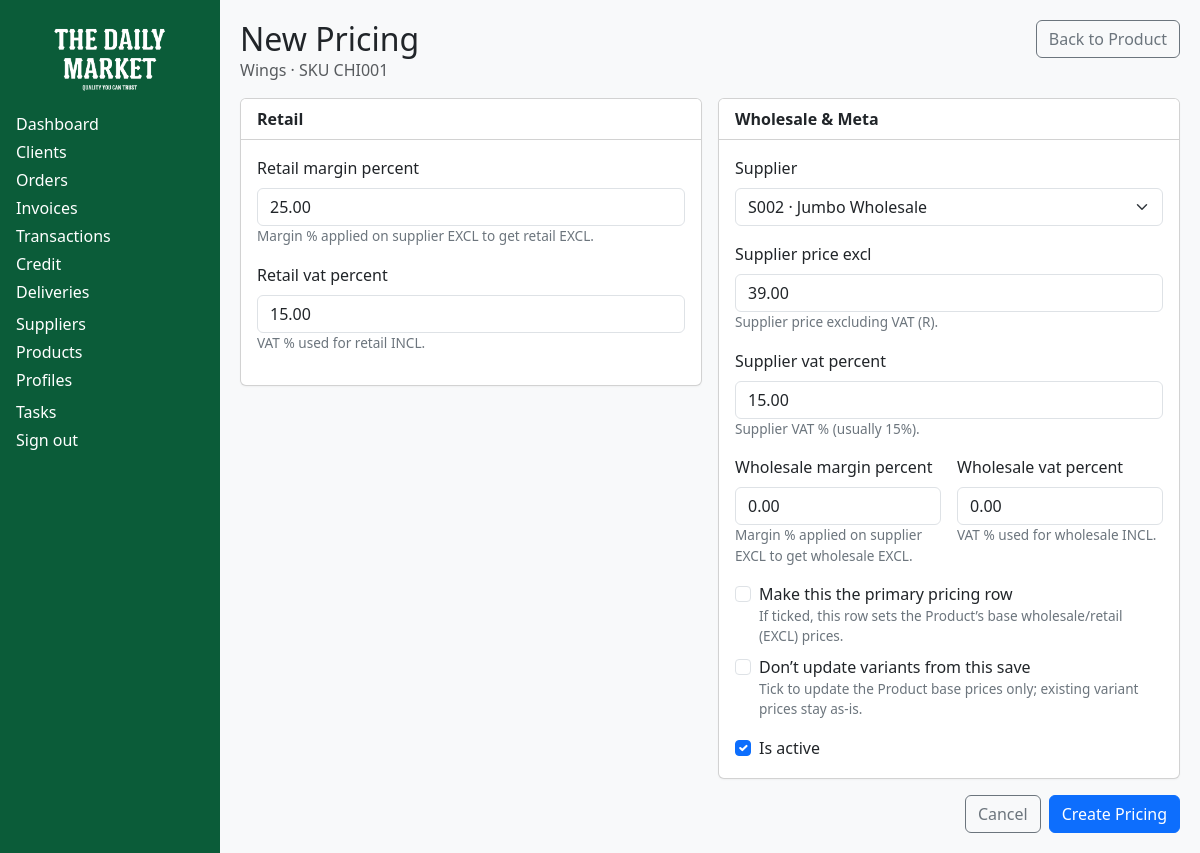
/portal/staff/products/pricing/1/edit/ (signed in), run on the app's committed database.
### products/models.py (models this page shows, shortened)
class Product(models.Model):
    UOM_CHOICES = [
        ("EA", "Each"),
        ("KG", "Kilogram"),
        ("L",  "Litre"),
        ("PK", "Pack"),
        ("BOX","Box"),
    ]
    name = models.CharField(max_length=200)
    category = models.ForeignKey(Category, on_delete=models.PROTECT, related_name="products")
    sku  = models.CharField(max_length=64, blank=True, null=True)
    slug = models.SlugField(max_length=220, blank=True, null=True)
    image = models.ImageField(upload_to="product_images/", blank=True, null=True)
    uom = models.CharField(max_length=8, choices=UOM_CHOICES, default="EA")
    cost_price = models.DecimalField(max_digits=12, decimal_places=2, null=True, blank=True)
    wholesale_price = models.DecimalField(max_digits=12, decimal_places=2, null=True, blank=True)
    retail_price = models.DecimalField(max_digits=12, decimal_places=2, null=True, blank=True)
    retail_margin_pct = models.DecimalField(max_digits=6, decimal_places=2, default=Decimal("15.00"))
    created_at = models.DateTimeField(auto_now_add=True)
    updated_at = models.DateTimeField(auto_now=True)
    class Meta:
        ordering = ["name"]
        indexes = [
            models.Index(fields=["sku"]),
            models.Index(fields=["slug"]),
            models.Index(fields=["category"]),
        ]

class ProductPricing(models.Model):
    product = models.ForeignKey(Product, on_delete=models.CASCADE, related_name="pricing_rows")
    supplier = models.ForeignKey("suppliers.Supplier", on_delete=models.PROTECT, related_name="product_pricing")
    supplier_price_excl = models.DecimalField(
        max_digits=12, decimal_places=2, default=D0,
        validators=[MinValueValidator(D0)],
        help_text="Supplier price excluding VAT (R).",
    )
    supplier_vat_percent = models.DecimalField(
        max_digits=5, decimal_places=2, default=Decimal("15.00"),
        validators=[MinValueValidator(D0), MaxValueValidator(Decimal("100.00"))],
        help_text="Supplier VAT % (usually 15%).",
    )
    wholesale_margin_percent = models.DecimalField(
        max_digits=6, decimal_places=2, default=Decimal("15.00"),
        validators=[MinValueValidator(Decimal("-100.00")), MaxValueValidator(Decimal("1000.00"))],
        help_text="Margin % applied on supplier EXCL to get wholesale EXCL.",
    )
    wholesale_vat_percent = models.DecimalField(
        max_digits=5, decimal_places=2, default=Decimal("15.00"),
        validators=[MinValueValidator(D0), MaxValueValidator(Decimal("100.00"))],
        help_text="VAT % used for wholesale INCL.",
    )
    retail_margin_percent = models.DecimalField(
        max_digits=6, decimal_places=2, default=Decimal("25.00"),
        validators=[MinValueValidator(Decimal("-100.00")), MaxValueValidator(Decimal("1000.00"))],
        help_text="Margin % applied on supplier EXCL to get retail EXCL.",
    )
    retail_vat_percent = models.DecimalField(
        max_digits=5, decimal_places=2, default=Decimal("15.00"),
        validators=[MinValueValidator(D0), MaxValueValidator(Decimal("100.00"))],
        help_text="VAT % used for retail INCL.",
    )
    is_primary = models.BooleanField(
        default=False,
        help_text="If true, this row sets Product wholesale/retail base prices.",
    )
    skip_variant_sync = models.BooleanField(
        default=False,
        help_text="If ticked, updating product prices from this row will NOT push prices to variants for this save.",
    )
    is_active = models.BooleanField(default=True)
    created_at = models.DateTimeField(auto_now_add=True)
    updated_at = models.DateTimeField(auto_now=True)
    class Meta:
        unique_together = (("product", "supplier"),)
        ordering = ["supplier__name"]
        indexes = [
            models.Index(fields=["product", "supplier"]),
            models.Index(fields=["is_active"]),
        ]
        constraints = [
            models.UniqueConstraint(
                fields=["product"],
                condition=Q(is_primary=True),
                name="uniq_primary_pricing_per_product",
            ),
        ]

### products/views.py (the view)
# urls.py: path("pricing/<int:pk>/edit/", views.product_pricing_edit, name="product-pricing-edit"),
@staff_required
@login_required
def product_pricing_edit(request, pk):
    pp = get_object_or_404(ProductPricing, pk=pk)
    product = pp.product
    if request.method == "POST":
        form = ProductPricingForm(request.POST, instance=pp, product=product)
        if form.is_valid():
            form.save()                    # product already set on instance
            messages.success(request, "Pricing updated.")
            return redirect("product-view", product.id)
    else:
        form = ProductPricingForm(instance=pp, product=product)
    return render(request, "products/product_pricing_form.html", {
        "product": product,
        "form": form,
        "mode": "edit",
        "pricing": pp,
    })

### products/views.py (called while the page is built)
def staff_check(user):
    return user.is_authenticated and user.is_staff

### suppliers/models.py (called while the page is built)
    def __str__(self):
        return f"{self.code} · {self.name}"

### products/templates/products/product_pricing_form.html (shortened to what this page needs)
{% load static %}
<!DOCTYPE html>
<html lang="en">
<head>
  <link href="https://cdn.jsdelivr.net/npm/bootstrap@5.3.3/dist/css/bootstrap.min.css" rel="stylesheet"/>
</head>
<body>
  <aside class="sidebar-desktop d-none d-lg-block sidebar-skin">
    <div class="text-center mb-3">
      <img src="{% static 'images/logo.png' %}" alt="Seshibo Daily Market" class="logo-img">
    </div>
    <a href="{% url 'staff-dashboard' %}" class="nav-link {% if request.resolver_match.url_name == 'staff-dashboard' %}active{% endif %}">Dashboard</a>
    <a href="{% url 'staff-clients' %}" class="nav-link {% if request.resolver_match.url_name in 'staff-clients client-view client-edit client-create' %}active{% endif %}">Clients</a>
    <a href="{% url 'staff-orders' %}" class="nav-link {% if request.resolver_match.url_name == 'staff-orders' %}active{% endif %}">Orders</a>
    <a href="{% url 'staff-invoices' %}" class="nav-link {% if request.resolver_match.url_name == 'staff-invoices' %}active{% endif %}">Invoices</a>
    <a href="{% url 'staff-transactions' %}" class="nav-link {% if request.resolver_match.url_name == 'staff-transactions' %}active{% endif %}">Transactions</a>
    <a href="{% url 'staff-credit' %}" class="nav-link {% if request.resolver_match.url_name == 'staff-credit' %}active{% endif %}">Credit</a>
    <div class="mb-2">
      {% with current_name=request.resolver_match.url_name %}
        <a class="nav-link d-flex align-items-center justify-content-between" data-bs-toggle="collapse" href="#deliveriesMenuDesktop" role="button" aria-expanded="{% if current_name == 'warehouse' or current_name == 'delivery' %}true{% else %}false{% endif %}" aria-controls="deliveriesMenuDesktop">
          <span>Deliveries</span>
        </a>
      {% endwith %}
    </div>
    <a href="{% url 'staff-suppliers' %}" class="nav-link {% if request.resolver_match.url_name in 'staff-suppliers supplier-view supplier-edit supplier-create' %}active{% endif %}">Suppliers</a>
    <a href="{% url 'staff-products' %}" class="nav-link {% if request.resolver_match.url_name in 'staff-products product-view product-edit product-create' %}active{% endif %}">Products</a>
    <div class="mb-2">
      {% with current_name=request.resolver_match.url_name %}
        <a class="nav-link d-flex align-items-center justify-content-between" data-bs-toggle="collapse" href="#profilesMenuDesktop" role="button" aria-expanded="{% if current_name == 'my_profile' or current_name == 'staff_profile' or current_name == 'customer_profile' %}true{% else %}false{% endif %}" aria-controls="profilesMenuDesktop">
          <span>Profiles</span>
        </a>
      {% endwith %}
    </div>
    <a href="{% url 'tasks' %}" class="nav-link {% if request.resolver_match.url_name == 'tasks' %}active{% endif %}">Tasks</a>
    <div>
      <form action="{% url 'logout' %}" method="post" class="m-0 p-0">
        <button type="submit" class="nav-link w-100 text-start btn btn-link p-0 text-white">Sign out</button>
      </form>
    </div>
  </aside>
  <main class="content">
    <div class="d-flex justify-content-between align-items-start flex-wrap gap-2">
      <div>
        <h2 class="m-0">New Pricing</h2>
        <div class="text-muted">
          {{ product.name|default:"Product" }}
          {% if product.sku %} · SKU {{ product.sku }}{% endif %}
        </div>
      </div>
      <div class="d-flex gap-2">
        <a href="{% url 'product-view' product.id %}" class="btn btn-outline-secondary">Back to Product</a>
      </div>
    </div>
    <form method="post" class="mt-3">
      <div class="row g-3">
        <div class="col-lg-6">
          <div class="card">
            <div class="card-header bg-white"><strong>Retail</strong></div>
            <div class="card-body">
              <div class="mb-3">
                <label class="form-label" for="{{ form.retail_margin_percent.id_for_label }}">
                  {{ form.retail_margin_percent.label }}
                </label>
                {{ form.retail_margin_percent }}
                {% if form.retail_margin_percent.help_text %}
                  <div class="helptext">{{ form.retail_margin_percent.help_text }}</div>
                {% endif %}
              </div>
              <div class="mb-3">
                <label class="form-label" for="{{ form.retail_vat_percent.id_for_label }}">
                  {{ form.retail_vat_percent.label }}
                </label>
                {{ form.retail_vat_percent }}
                {% if form.retail_vat_percent.help_text %}
                  <div class="helptext">{{ form.retail_vat_percent.help_text }}</div>
                {% endif %}
              </div>
            </div>
          </div>
        </div>
        <div class="col-lg-6">
          <div class="card">
            <div class="card-header bg-white"><strong>Wholesale & Meta</strong></div>
            <div class="card-body">
              <div class="mb-3">
                <label class="form-label" for="{{ form.supplier.id_for_label }}">{{ form.supplier.label }}</label>
                {{ form.supplier }}
              </div>
              <div class="mb-3">
                <label class="form-label" for="{{ form.supplier_price_excl.id_for_label }}">{{ form.supplier_price_excl.label }}</label>
                {{ form.supplier_price_excl }}
                {% if form.supplier_price_excl.help_text %}<div class="helptext">{{ form.supplier_price_excl.help_text }}</div>{% endif %}
              </div>
              <div class="mb-3">
                <label class="form-label" for="{{ form.supplier_vat_percent.id_for_label }}">{{ form.supplier_vat_percent.label }}</label>
                {{ form.supplier_vat_percent }}
                {% if form.supplier_vat_percent.help_text %}<div class="helptext">{{ form.supplier_vat_percent.help_text }}</div>{% endif %}
              </div>
              <div class="row g-3">
                <div class="col-md-6">
                  <label class="form-label" for="{{ form.wholesale_margin_percent.id_for_label }}">{{ form.wholesale_margin_percent.label }}</label>
                  {{ form.wholesale_margin_percent }}
                  {% if form.wholesale_margin_percent.help_text %}<div class="helptext">{{ form.wholesale_margin_percent.help_text }}</div>{% endif %}
                </div>
                <div class="col-md-6">
                  <label class="form-label" for="{{ form.wholesale_vat_percent.id_for_label }}">{{ form.wholesale_vat_percent.label }}</label>
                  {{ form.wholesale_vat_percent }}
                  {% if form.wholesale_vat_percent.help_text %}<div class="helptext">{{ form.wholesale_vat_percent.help_text }}</div>{% endif %}
                </div>
              </div>
              <div class="form-check mt-3">
                {{ form.is_primary }}
                <label class="form-check-label" for="{{ form.is_primary.id_for_label }}">
                  {{ form.is_primary.label }}
                </label>
                {% if form.is_primary.help_text %}<div class="helptext">{{ form.is_primary.help_text }}</div>{% endif %}
              </div>
              <div class="form-check mt-2">
                {{ form.skip_variant_sync }}
                <label class="form-check-label" for="{{ form.skip_variant_sync.id_for_label }}">
                  {{ form.skip_variant_sync.label }}
                </label>
                {% if form.skip_variant_sync.help_text %}<div class="helptext">{{ form.skip_variant_sync.help_text }}</div>{% endif %}
              </div>
              <div class="form-check mt-3">
                {{ form.is_active }}
                <label class="form-check-label" for="{{ form.is_active.id_for_label }}">{{ form.is_active.label }}</label>
              </div>
            </div>
          </div>
        </div>
      </div>
      <div class="d-flex justify-content-end mt-3 gap-2">
        <a href="{% url 'product-view' product.id %}" class="btn btn-outline-secondary">Cancel</a>
        <button type="submit" class="btn btn-primary">Create Pricing</button>
      </div>
    </form>
  </main>
</body>
</html>

### products/templates/products/product_pricing_form.html (style rules this page uses)
:root { --sidebar-w: 220px; --mobile-nav-h: 56px; --brand-green: #0b5c39; --content-bg: #f8f9fa; }
html, body { height: 100%; }
.sidebar-skin { background-color: var(--brand-green); color:#fff; padding:1rem; }
.sidebar-skin .nav-link { color:#fff; margin:.25rem 0; display:block; }
.logo-img { max-height:80px; width:auto; }
.content { background: var(--content-bg); padding:20px; }
.card { box-shadow:0 1px 2px rgba(0,0,0,.04); }
.helptext { font-size:.85rem; color:#6c757d; }
@media (min-width: 992px) { body { display:block; overflow:hidden; } }
@media (min-width: 992px) { .sidebar-desktop { position:fixed; top:0; left:0; bottom:0; width:var(--sidebar-w); overflow-y:auto; z-index:1020; } }
@media (min-width: 992px) { .content { margin-left:var(--sidebar-w); height:100vh; overflow:auto; -webkit-overflow-scrolling:touch; } }

### data on the page
Product: name "Wings", sku "CHI001"
ProductPricing: retail_margin_percent "25.00", retail_vat_percent "15.00", supplier "S002 · Jumbo Wholesale", supplier_price_excl "39.00", supplier_vat_percent "15.00", wholesale_margin_percent "0.00", wholesale_vat_percent "0.00", is_active "☑"
